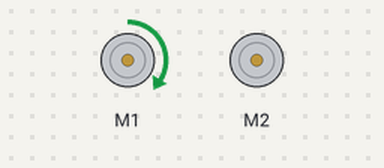
Recording of a program running on a simulated BBC micro:bit (MakeCode). Parts: 2 × DC motor (green arrow = forward, orange = backward, longer = faster).

Above: at 0.1 s.
At 2.1 s:
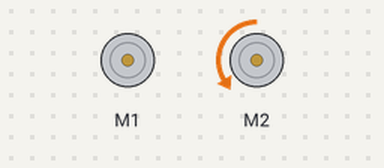
At 4.1 s:
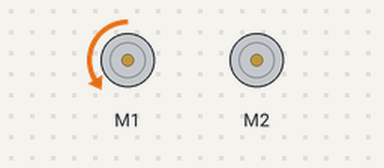
At 6.1 s:
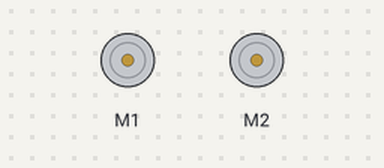
Timing chart, 0 to 7.6 s (numbered marks = the images above):
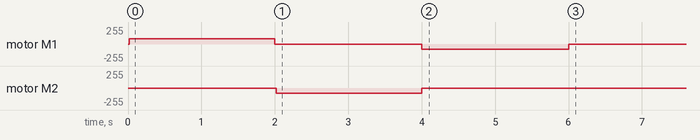

The program:

main.ts
```typescript
wuKong.setMotorSpeed(wuKong.MotorList.M1, 30)
basic.pause(2000)
wuKong.stopMotor(wuKong.MotorList.M1)
wuKong.setMotorSpeed(wuKong.MotorList.M2, -30)
basic.pause(2000)
wuKong.stopMotor(wuKong.MotorList.M2)
wuKong.setMotorSpeed(wuKong.MotorList.M1, -30)
basic.pause(2000)
wuKong.stopMotor(wuKong.MotorList.M1)
basic.forever(function () {

})
```

test.ts
```typescript
// aquí va el archivo "tests"; esto no se compilará cuando este paquete se utilice como una extensión.
```
